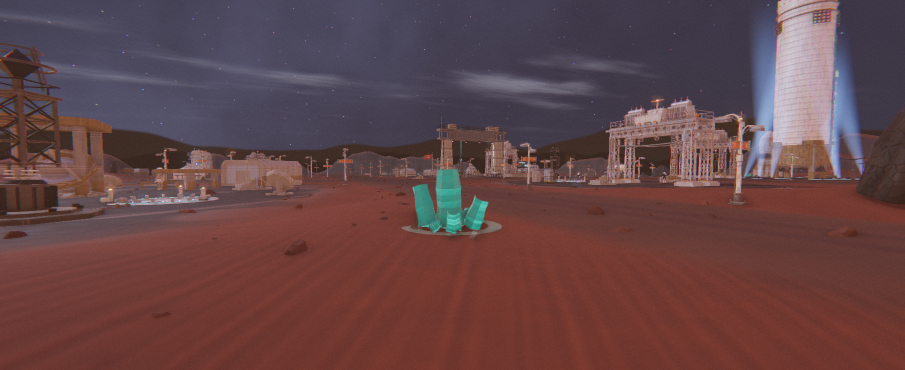
#> input picture tools/logs/crystal-night-facet-shipped.png, 1810 x 740 px (shown at 1/2 size)
$ python codec_control.py logs/crystal-night-facet-shipped.png
#> lines starting #> are read from the running program, lines starting #| are printed output that depends on the picture
#!/usr/bin/env python3
"""Does a q=0.85 JPEG manufacture a diagonal R-B weave out of a clean sky?

grating_audit measured 3.00 grey levels at 19.9 px / 47 deg on e1_peak.jpg, and 0.15 gl on the
patch of the same file that the eye actually flagged. Both cannot be true of the render, so the
capture codec is the suspect: shot() writes toDataURL('image/jpeg', 0.85), which is lossy and 4:2:0
chroma-subsampled, and R-B is exactly the axis that survives worst.

Control: take a lossless PNG sky frame, encode it through the identical pipeline, and measure the
PNG and the re-encoded JPEG with the same instrument. If the weave appears only after encoding,
every amplitude ever read off a .jpg frame is untrustworthy and the storm shader is acquitted by
the rig, not by argument.
"""
import io
import subprocess
import sys
import numpy as np
from PIL import Image

SRC = sys.argv[1] if len(sys.argv) > 1 else '/tmp/rsb_shots/e1_png_e8.png.png'
im = Image.open(SRC).convert('RGB')
w, h = im.size
#> w = 1810; h = 740
sky = im.crop((0, 0, int(w * 0.5), int(h * 0.26)))          # verified-pure sky, above the horizon
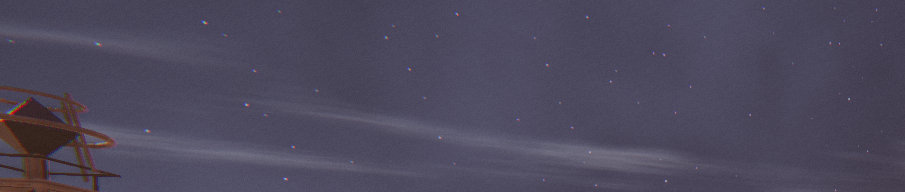
#> sky: PIL image 905x192 RGB; mean R, G, B 77.2, 72.7, 92.6

buf = io.BytesIO()
Image.fromarray(np.asarray(sky)).save(buf, 'JPEG', quality=85, subsampling=2)
jpg = Image.open(io.BytesIO(buf.getvalue()))

# a synthetic gradient with the same statistics and no structure at all: if the codec can put a
# weave in this, the weave in a real frame proves nothing about the render.
a = np.asarray(sky).astype(np.float64)
ramp = np.zeros_like(a)
for c in range(3):
    col = a[..., c].mean(axis=1)
    ramp[..., c] = col[:, None]
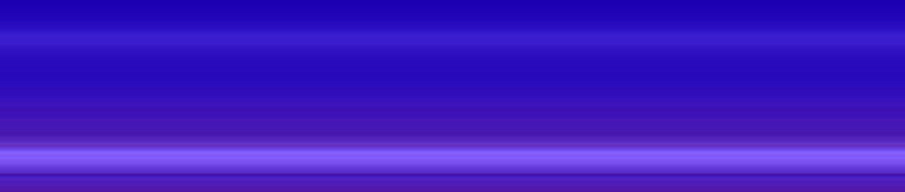
#> ramp: shape (192, 905, 3) float64; mean R, G, B 77.2, 72.7, 92.6; drawn with min black and max white
flat = Image.fromarray(np.clip(ramp, 0, 255).astype(np.uint8))
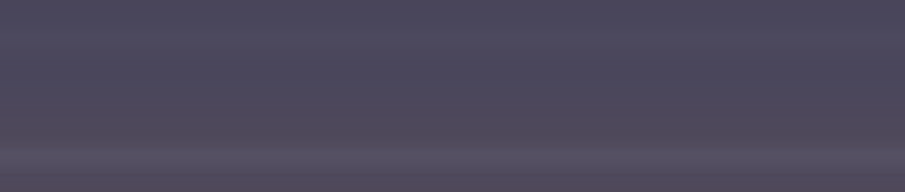
#> flat: PIL image 905x192 RGB; mean R, G, B 76.7, 72.2, 92.2
buf2 = io.BytesIO()
flat.save(buf2, 'JPEG', quality=85, subsampling=2)
flat_j = Image.open(io.BytesIO(buf2.getvalue()))

import tempfile, os
d = tempfile.mkdtemp()
paths, tags = [], []
for tag, img in [('png-orig', sky), ('jpg-reread', jpg),
                 ('flat-png', flat), ('flat-jpg', flat_j)]:
    p = os.path.join(d, tag + '.png' if 'png' in tag else tag + '.jpg')
    img.save(p)
    paths.append(p); tags.append(tag)
#> this loop made 4 passes
#> tag on passes 1 to 4: 'png-orig', 'jpg-reread', 'flat-png', 'flat-jpg'
#> after the loop, paths = 4 items; tags = ['png-orig', 'jpg-reread', 'flat-png', 'flat-jpg']
print(f'src={SRC}  crop={sky.size}  jpg_bytes={len(buf.getvalue())}')
#| src=logs/crystal-night-facet-shipped.png  crop=(905, 192)  jpg_bytes=16580
cmd = [sys.executable, 'tools/grating_audit.py'] + paths + \
      ['--y0=0', '--y1=1', '--x0=0', '--x1=1', '--ch=RB', '--k=6']
#> cmd = 12 items
print(subprocess.run(cmd, capture_output=True, text=True).stdout.strip())
#> (this line was passed over: subprocess is not available in this run)


def blockiness(a):
    """Mean adjacent-pixel step across an 8-px DCT boundary over the mean step everywhere.

    The FFT reading above is a matched filter for a *sinusoid*, and JPEG blocking is not one: it is
    an impulse train on an 8 px lattice, whose energy is spread over many bins and which a single
    coefficient badly under-reports. So the codec gets a second, purpose-built test before the
    shader can be acquitted on the first one's say-so."""
    d = np.abs(np.diff(a, axis=1)).mean(axis=0)
    edge = d[np.arange(a.shape[1] - 1) % 8 == 7]
    return float(edge.mean() / d.mean())


# Extra paths after the source are scored with the same test, so `python3 tools/codec_control.py
# <png-source> <frames...>` doubles as the regression check for shot()'s capture codec: a frame
# written by the rig must read ~1.00, and the historical .jpg frames are the failure it replaced.
print('\nblockiness (1.00 = no 8px lattice; >1.15 = visible DCT grid):')
for p in [paths[0], paths[1], '/tmp/rsb_shots/e1_peak.jpg', '/tmp/rsb_shots/e1_calm.jpg'] + sys.argv[2:]:
    arr = np.asarray(Image.open(p).convert('RGB').crop((0, 60, 320, 180)), dtype=np.float64)
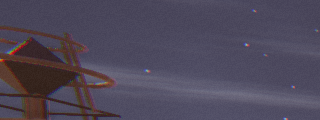
#> arr: shape (120, 320, 3) float64; mean R, G, B 78.6, 72, 89.1
    rb = arr[..., 0] - arr[..., 2]
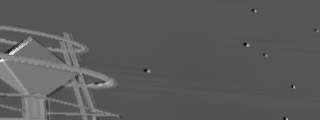
#> rb: shape (120, 320) float64; min -119, max 186, mean -10.6; drawn with min black and max white
    print(f'  {os.path.basename(p):12s} L={blockiness(arr.mean(axis=2)):.3f}  RB={blockiness(rb):.3f}')
#> in blockiness, `d = np.abs(np.diff(a, axis=1)).mean(axis=0)`: d = 319 values, max 5.43 at index 46, min 2.09 at index 312, mean 2.88
#> in blockiness, `d = np.abs(np.diff(a, axis=1)).mean(axis=0)`:
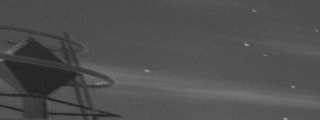
#> a: shape (120, 320) float64; min 34.33, max 162, mean 79.9
#> in blockiness, `edge = d[np.arange(a.shape[1] - 1) % 8 == 7]`: edge = 39 values, max 4.71 at index 9, min 2.18 at index 38, mean 2.88
#|   png-orig.png L=0.998  RB=0.958
#> (the run stopped early here; a loop or call above may not have finished)
